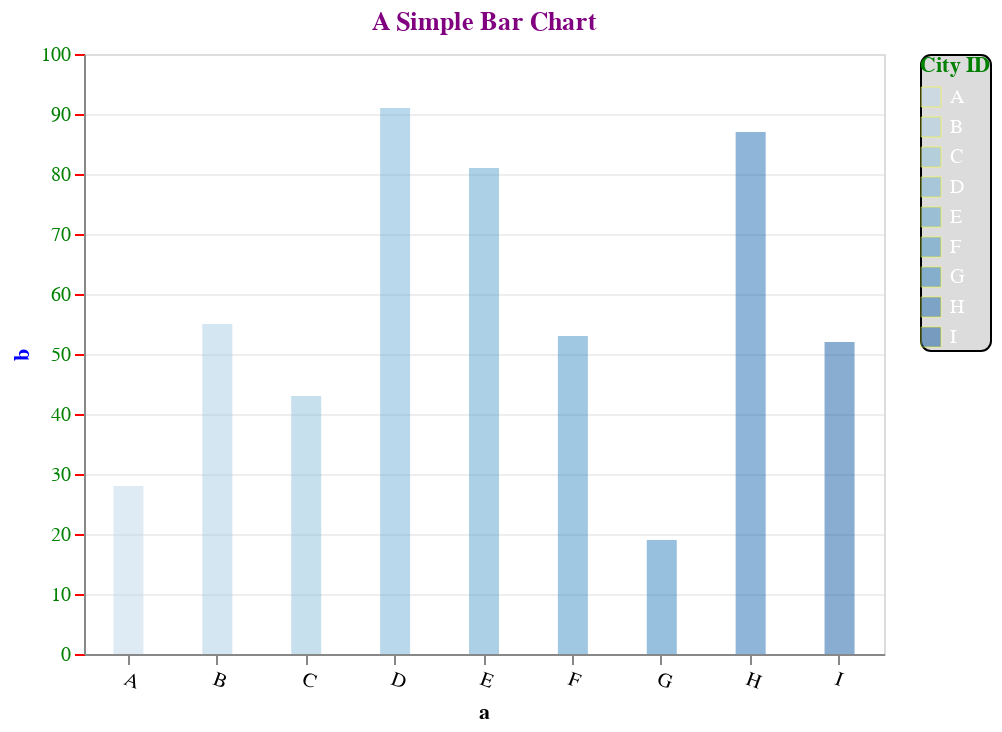

Write the Vega-Lite specification saved for this chart.
### Vega-Lite specification from a JSON file in a GitHub repository (floating-point values rounded to 4 significant figures)
{"title": {"text": "A Simple Bar Chart", "color": "purple"}, "data": {"values": [{"a": "A", "b": 28}, {"a": "B", "b": 55}, {"a": "C", "b": 43}, {"a": "D", "b": 91}, {"a": "E", "b": 81}, {"a": "F", "b": 53}, {"a": "G", "b": 19}, {"a": "H", "b": 87}, {"a": "I", "b": 52}]}, "width": 400, "height": 300, "mark": "bar", "encoding": {"x": {"field": "a", "type": "ordinal", "axis": {"labelAngle": "20"}}, "y": {"field": "b", "type": "quantitative", "axis": {"labelColor": "green", "tickColor": "red", "titleColor": "blue", "gridOpacity": ".5"}}, "size": {"value": 15}, "_comment": "{'value':'blue'} also ok for single color: 'type'can be 'nominal' as well", "color": {"field": "a", "type": "ordinal", "_comment": "'scale': {'range': ['#e6959c', '#911a24']}", "legend": {"title": "City ID", "titleColor": "green", "color": "red", "type": "symbol", "fillColor": "gainsboro", "cornerRadius": "5", "strokeColor": "black", "labelColor": "white", "symbolStrokeColor": "yellow", "symbolStrokeWidth": ".5"}}, "opacity": {"value": ".5"}}}
